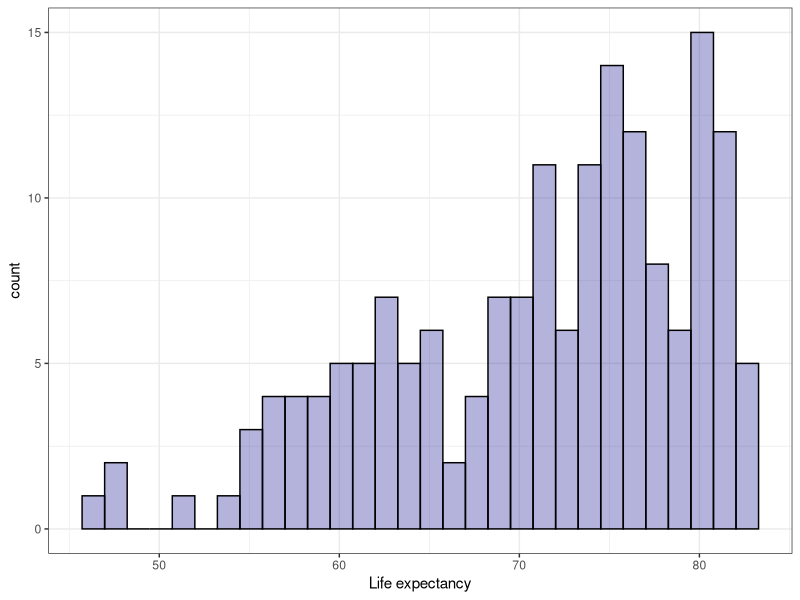
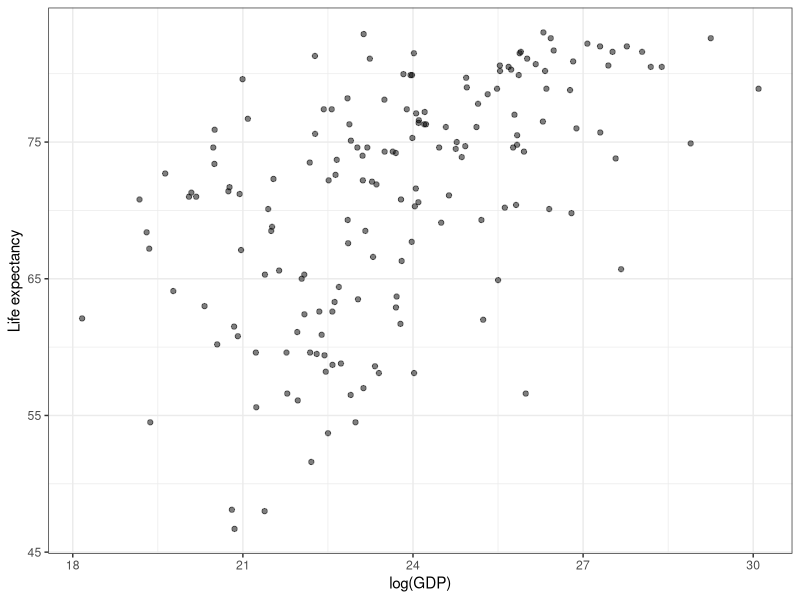
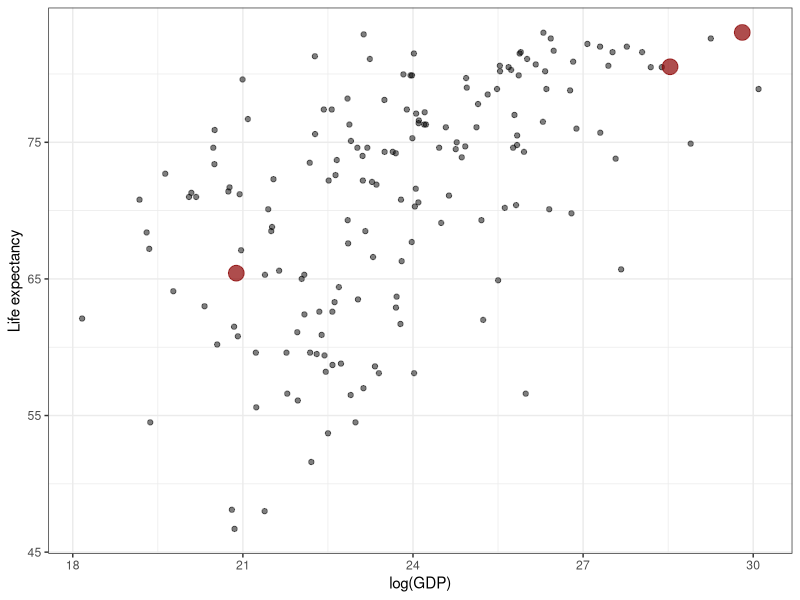
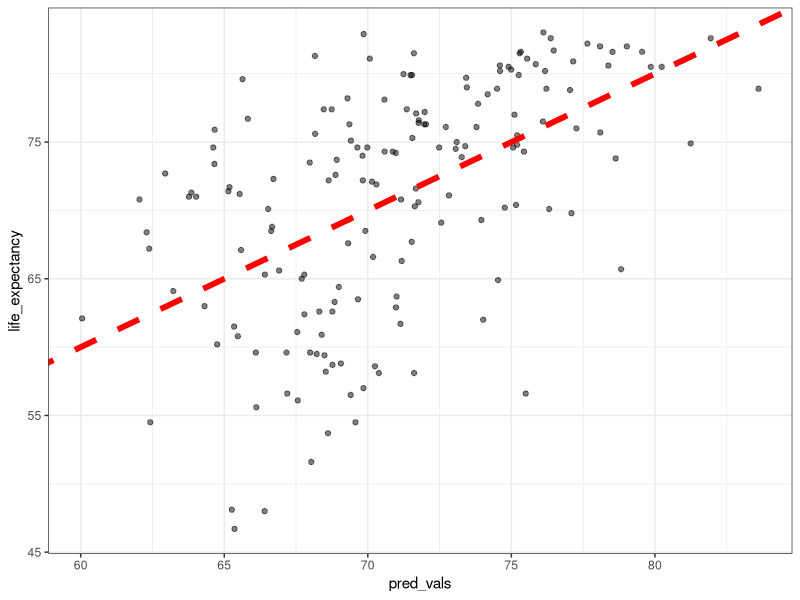
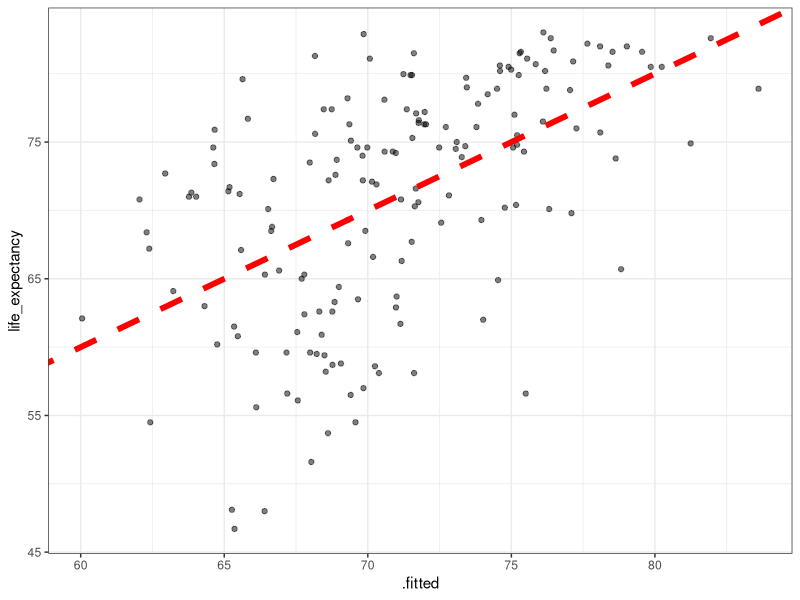
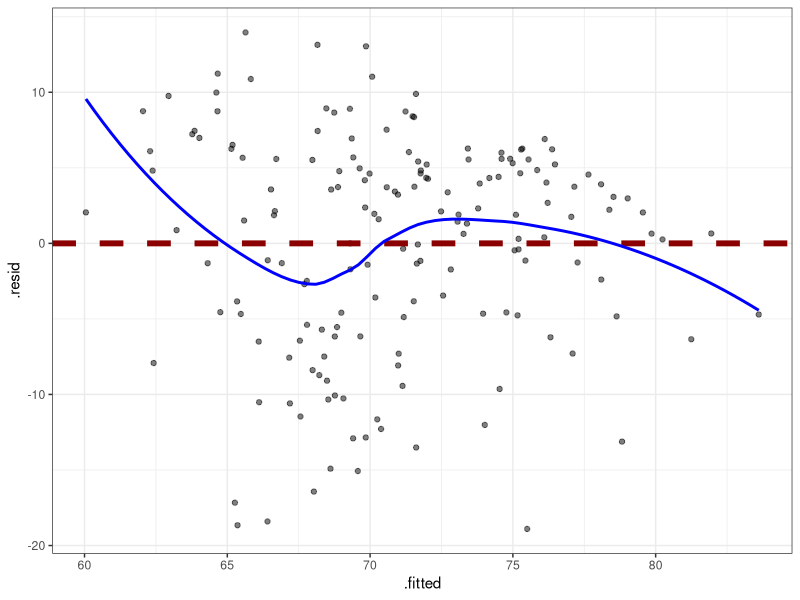
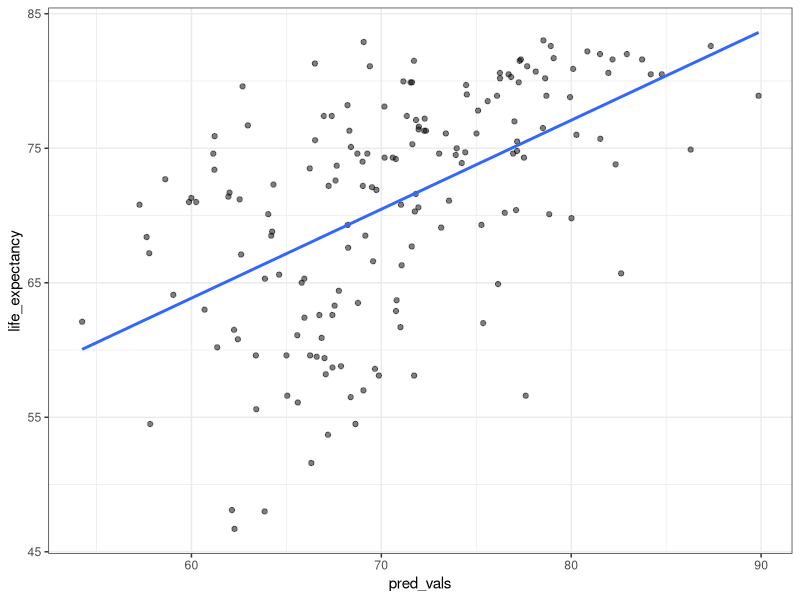
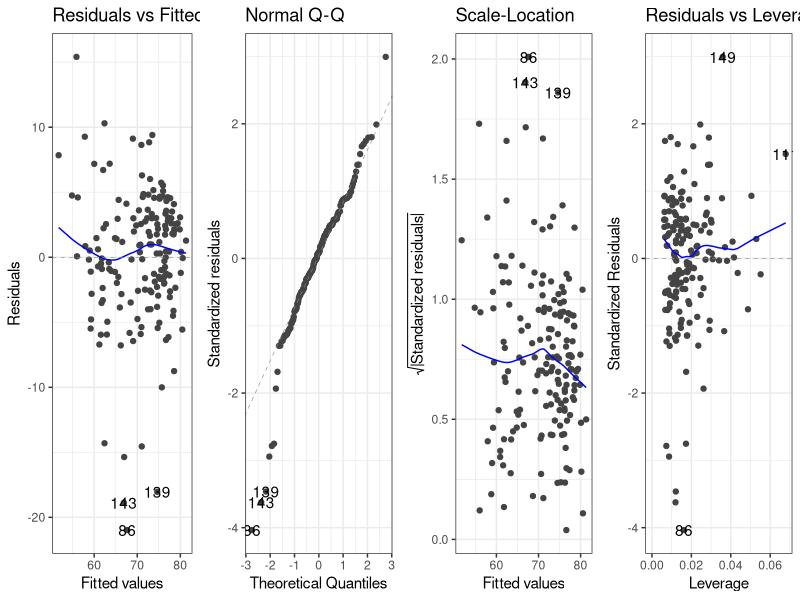

These charts were generated, in order, by the following R code:
## ---- chunk 1
library(tidyverse)
knitr::opts_chunk$set(fig.retina = 3, warning = FALSE, message = FALSE)
## ---- chunk 2
library(tidyverse)
library(dslabs)
gapminder <- as_tibble(gapminder)
clean_gapminder <- gapminder %>%
  filter(year == 2011, !is.na(gdp)) %>%
  mutate(log_gdp = log(gdp))
clean_gapminder
## ---- chunk 3
clean_gapminder %>%
  ggplot(aes(x = life_expectancy)) +
  geom_histogram(color = "black", 
                 fill = "darkblue",
                 alpha = 0.3) +
  theme_bw() +
  labs(x = "Life expectancy")
## ---- chunk 4
gdp_plot <- clean_gapminder %>%
  ggplot(aes(x = log_gdp, #<<
             y = life_expectancy)) +
  geom_point(alpha = 0.5) +
  theme_bw() +
  labs(x = "log(GDP)",
       y = "Life expectancy")
gdp_plot
## ---- chunk 5
init_lm <- lm(life_expectancy ~ log_gdp, #<<
              data = clean_gapminder) #<<
## ---- chunk 6
summary(init_lm)
## ---- chunk 7
with(clean_gapminder, cor(log_gdp, life_expectancy)) #<<
## ---- chunk 8
with(clean_gapminder, cor(log_gdp, life_expectancy))^2 #<<
## ---- chunk 9
var(predict(init_lm)) / var(clean_gapminder$life_expectancy) #<<
## ---- chunk 10
train_preds <- predict(init_lm)
head(train_preds)
## ---- chunk 11
head(init_lm$fitted.values)
## ---- chunk 12
us_data <- clean_gapminder %>% 
  filter(country == "United States")

new_us_data <- us_data %>%
  dplyr::select(country, gdp) %>%
  slice(rep(1, 3)) %>% #<<
  mutate(adj_factor = c(0.0001, 0.21, 0.75),
         log_gdp = log(gdp * adj_factor))

new_us_data$pred_life_exp <- 
  predict(init_lm, newdata = new_us_data) #<<

gdp_plot +
  geom_point(data = new_us_data,
             aes(x = log_gdp,
                 y = pred_life_exp),
             color = "darkred", size = 5, alpha = .7)
## ---- chunk 13
clean_gapminder %>%
  mutate(pred_vals = predict(init_lm)) %>% #<<
  ggplot(aes(x = pred_vals,
             y = life_expectancy)) +
  geom_point(alpha = 0.5) +
  geom_abline(slope = 1, intercept = 0, #<<
              linetype = "dashed",
              color = "red",
              size = 2) +
  theme_bw()
## ---- chunk 14
clean_gapminder <- 
  broom::augment(init_lm, clean_gapminder) #<<

clean_gapminder %>%
  ggplot(aes(x = .fitted, 
             y = life_expectancy)) + #<<
  geom_point(alpha = 0.5) +
  geom_abline(slope = 1, intercept = 0, #<<
              linetype = "dashed",
              color = "red",
              size = 2) +
  theme_bw()
## ---- chunk 15
clean_gapminder %>%
  ggplot(aes(x = .fitted, 
             y = .resid)) + #<<
  geom_point(alpha = 0.5) +
  geom_hline(yintercept = 0, #<<
             linetype = "dashed",
             color = "darkred",
             size = 2) +
  # To plot the residual mean
  geom_smooth(se = FALSE, color = "blue") + #<<
  theme_bw()
## ---- chunk 16
init_lm_no_y <- lm(life_expectancy ~ 0 + log_gdp, #<<
              data = clean_gapminder) #<<

clean_gapminder %>%
  mutate(pred_vals = predict(init_lm_no_y)) %>% #<<
  ggplot(aes(x = pred_vals,
             y = life_expectancy)) +
  geom_point(alpha = 0.5) +
  geom_smooth(method = "lm", se = FALSE) +
  theme_bw()
## ---- chunk 17
multiple_lm <- lm(life_expectancy ~ log_gdp + fertility, #<<
                  data = clean_gapminder)
## ---- chunk 18
library(ggfortify)
autoplot(multiple_lm, ncol = 4) + theme_bw() #<<
